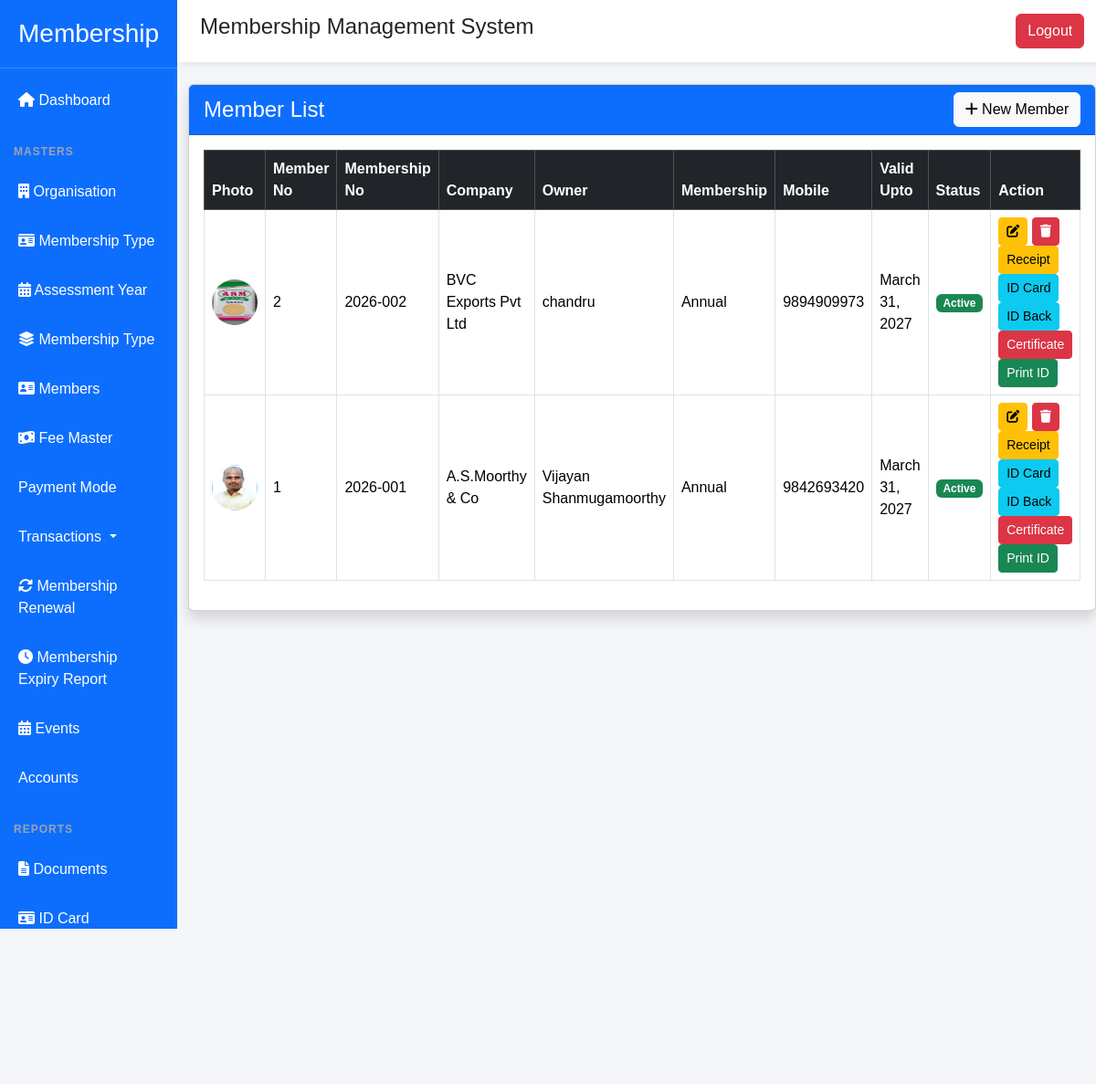
Screenshot of /members/ (signed in) with the database file from the repository.
### membership/models.py (models this page shows, shortened)
class Member(models.Model):
    STATUS_CHOICES = (
        ("ACTIVE", "Active"),
        ("INACTIVE", "Inactive"),
        ("SUSPENDED", "Suspended"),
    )
    member_no = models.PositiveIntegerField(unique=True)
    membership_no = models.CharField(max_length=50, unique=True)
    joining_date = models.DateField()
    membership_valid_upto = models.DateField()
    organisation = models.ForeignKey(
        Organisation,
        on_delete=models.CASCADE,
    )
    assessment_year = models.ForeignKey(
    AssessmentYear,
    on_delete=models.CASCADE,
    null=True,
    blank=True,
)
    membership_type = models.ForeignKey(
    MembershipType,
    on_delete=models.PROTECT
)
    status = models.CharField(
        max_length=20,
        choices=STATUS_CHOICES,
        default="ACTIVE"
    )
    owner_name = models.CharField(max_length=200)
    company_name = models.CharField(max_length=200)
    brand_name = models.CharField(max_length=200, blank=True)
    photo = models.ImageField(upload_to="members/photos/", blank=True)
    company_logo = models.ImageField(upload_to="members/logo/", blank=True)
    mobile = models.CharField(max_length=15)
    whatsapp = models.CharField(max_length=15, blank=True)
    email = models.EmailField(blank=True)
    website = models.URLField(blank=True)
    ledger = models.ForeignKey(
        "Ledger",
        on_delete=models.SET_NULL,
        null=True,
        blank=True,
        related_name="member",
    )
    address = models.TextField()
    district = models.CharField(max_length=100)
    state = models.CharField(max_length=100)
    pincode = models.CharField(max_length=10)
    latitude = models.DecimalField(
        max_digits=10,
        decimal_places=7,
        null=True,
        blank=True
    )
    longitude = models.DecimalField(
        max_digits=10,
        decimal_places=7,
        null=True,
        blank=True
    )
    qr_code = models.ImageField(
        upload_to="members/qrcode/",
        blank=True,
        null=True,
    )
    gst_no = models.CharField(max_length=30, blank=True)
    fssai_no = models.CharField(max_length=30, blank=True)
    udyam_no = models.CharField(max_length=30, blank=True)
    factory_license_no = models.CharField(max_length=30, blank=True)
    do_license_no = models.CharField(max_length=30, blank=True)
    trade_license_no = models.CharField(max_length=30, blank=True)
    fire_noc_no = models.CharField(max_length=30, blank=True)
    pollution_no = models.CharField(max_length=30, blank=True)
    remarks = models.TextField(blank=True)
    created_at = models.DateTimeField(auto_now_add=True)
    updated_at = models.DateTimeField(auto_now=True)

class MembershipType(models.Model):
    TYPE_CHOICES = (
        ("ANNUAL", "Annual"),
        ("LIFETIME", "Lifetime"),
    )
    name = models.CharField(max_length=100)
    type = models.CharField(
        max_length=20,
        choices=TYPE_CHOICES,
        default="ANNUAL",
    )
    fee = models.DecimalField(
        max_digits=10,
        decimal_places=2,
        default=0,
    )
    description = models.TextField(blank=True)
    is_active = models.BooleanField(default=True)
    def __str__(self):
        return self.name

### membership/views.py (the view)
# urls.py: path("members/",views.member_list,name="member_list",),
@login_required(login_url="login")
def member_list(request):
    members = (
        Member.objects
        .select_related(
            "organisation",
            "assessment_year",
            "membership_type",
        )
        .order_by("-member_no")
    )
    return render(
        request,
        "membership/member/list.html",
        {
            "members": members,
        },
    )

### membership/templates/membership/member/list.html (shortened to what this page needs)
{% extends "membership/base.html" %}
{% block content %}
<div class="card shadow">
    <div class="card-header bg-primary text-white d-flex justify-content-between align-items-center">
        <h4 class="mb-0">
            Member List
        </h4>
        <a href="{% url 'member_create' %}" class="btn btn-light">
            <i class="fa fa-plus"></i>
            New Member
        </a>
    </div>
    <div class="card-body table-responsive">
        <table class="table table-bordered table-hover align-middle">
            <thead class="table-dark">
                <tr>
                    <th>Photo</th>
                    <th>Member No</th>
                    <th>Membership No</th>
                    <th>Company</th>
                    <th>Owner</th>
                    <th>Membership</th>
                    <th>Mobile</th>
                    <th>Valid Upto</th>
                    <th>Status</th>
                    <th width="180">Action</th>
                </tr>
            </thead>
            <tbody>
            {% for member in members %}
                <tr>
                    <td width="70">
                        {% if member.photo %}
                            <img src="{{ member.photo.url }}"
                                 width="50"
                                 height="50"
                                 class="rounded-circle">
                        {% else %}
                            <span class="text-muted">No Photo</span>
                        {% endif %}
                    </td>
                    <td>{{ member.member_no }}</td>
                    <td>{{ member.membership_no }}</td>
                    <td>{{ member.company_name }}</td>
                    <td>{{ member.owner_name }}</td>
                    <td>{{ member.membership_type }}</td>
                    <td>{{ member.mobile }}</td>
                    <td>{{ member.membership_valid_upto }}</td>
                    <td>
                        {% if member.status == "ACTIVE" %}
                            <span class="badge bg-success">Active</span>
                        {% elif member.status == "INACTIVE" %}
                            <span class="badge bg-secondary">Inactive</span>
                        {% else %}
                            <span class="badge bg-danger">Suspended</span>
                        {% endif %}
                    </td>
                    <td>
                        <a href="{% url 'member_edit' member.id %}"
                           class="btn btn-warning btn-sm">
                            <i class="fa fa-edit"></i>
                        </a>
                        <a href="{% url 'member_delete' member.id %}"
                           class="btn btn-danger btn-sm">
                            <i class="fa fa-trash"></i>
                        <a href="{% url 'receipt_print' member.id %}"
   target="_blank"
   class="btn btn-sm btn-warning">
    Receipt
</a>
                        <a href="{% url 'member_id_card' member.id %}"
   class="btn btn-info btn-sm">
    ID Card
</a>
                        <a href="{% url 'member_id_card_back' member.id %}"
       target="_blank"
       class="btn btn-sm btn-info">
        ID Back
    </a>
    <a href="{% url 'member_certificate' member.id %}"
       target="_blank"
       class="btn btn-sm btn-danger">
        Certificate
    </a>
    <a href="{% url 'member_id_card_print' member.id %}"
   target="_blank"
   class="btn btn-success btn-sm">
    Print ID
</a>
                    </td>
                </tr>
            {% empty %}
                <tr>
                    <td colspan="10" class="text-center">
                        No Members Found
                    </td>
                </tr>
            {% endfor %}
            </tbody>
        </table>
    </div>
</div>
{% endblock %}

### membership/static/membership/css/style.css (style rules this page uses)
body { margin:0; font-family:Arial, Helvetica, sans-serif; background:#f4f6f9; }

### rows the page displays
Member: photo (picture), member_no "2", membership_no "2026-002", company_name "BVC Exports Pvt Ltd", owner_name "chandru", membership_type "Annual", mobile "9894909973", membership_valid_upto "March 31, 2027", status "Active"
Member: photo (picture), member_no "1", membership_no "2026-001", company_name "A.S.Moorthy & Co", owner_name "Vijayan Shanmugamoorthy", membership_type "Annual", mobile "9842693420", membership_valid_upto "March 31, 2027", status "Active"
